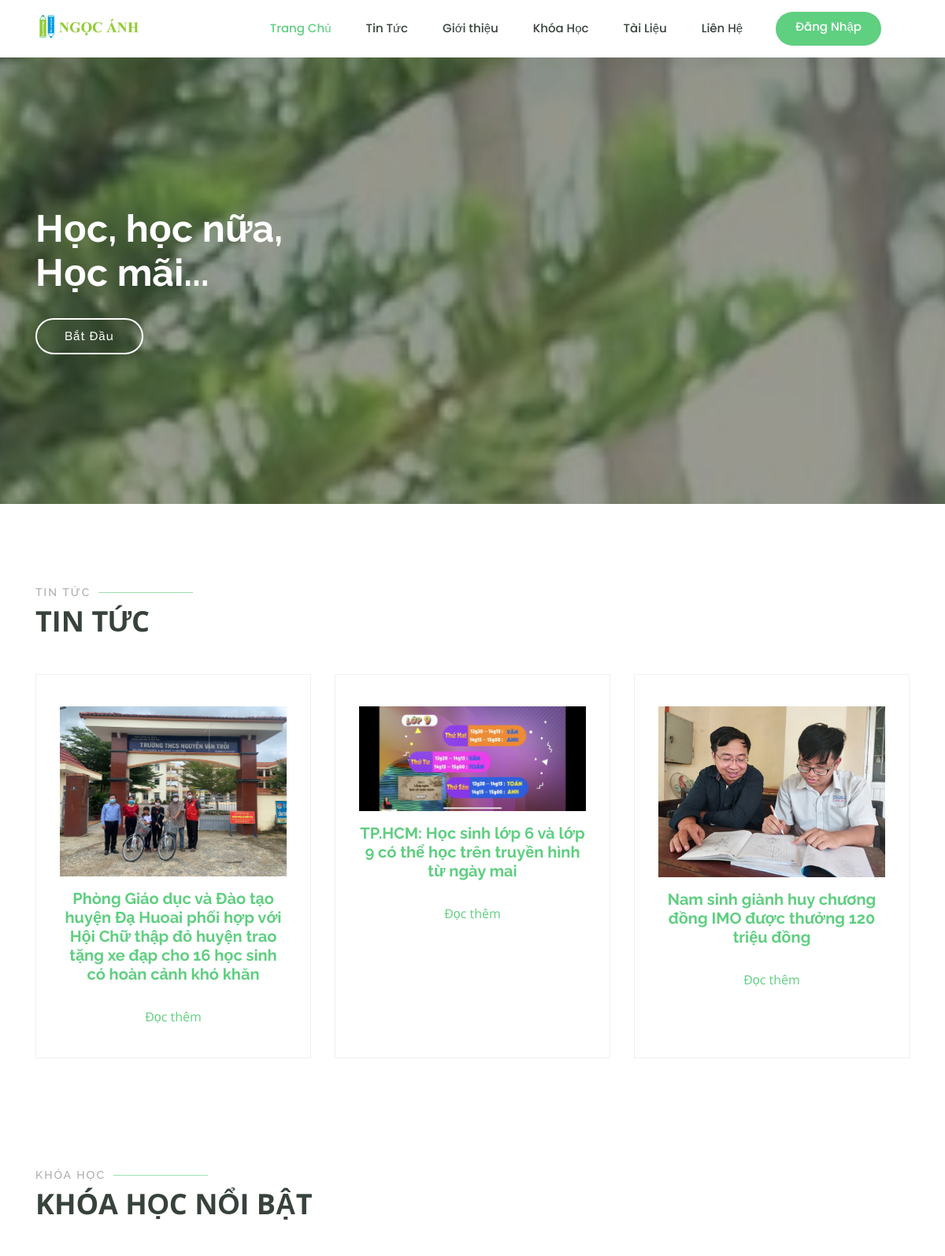
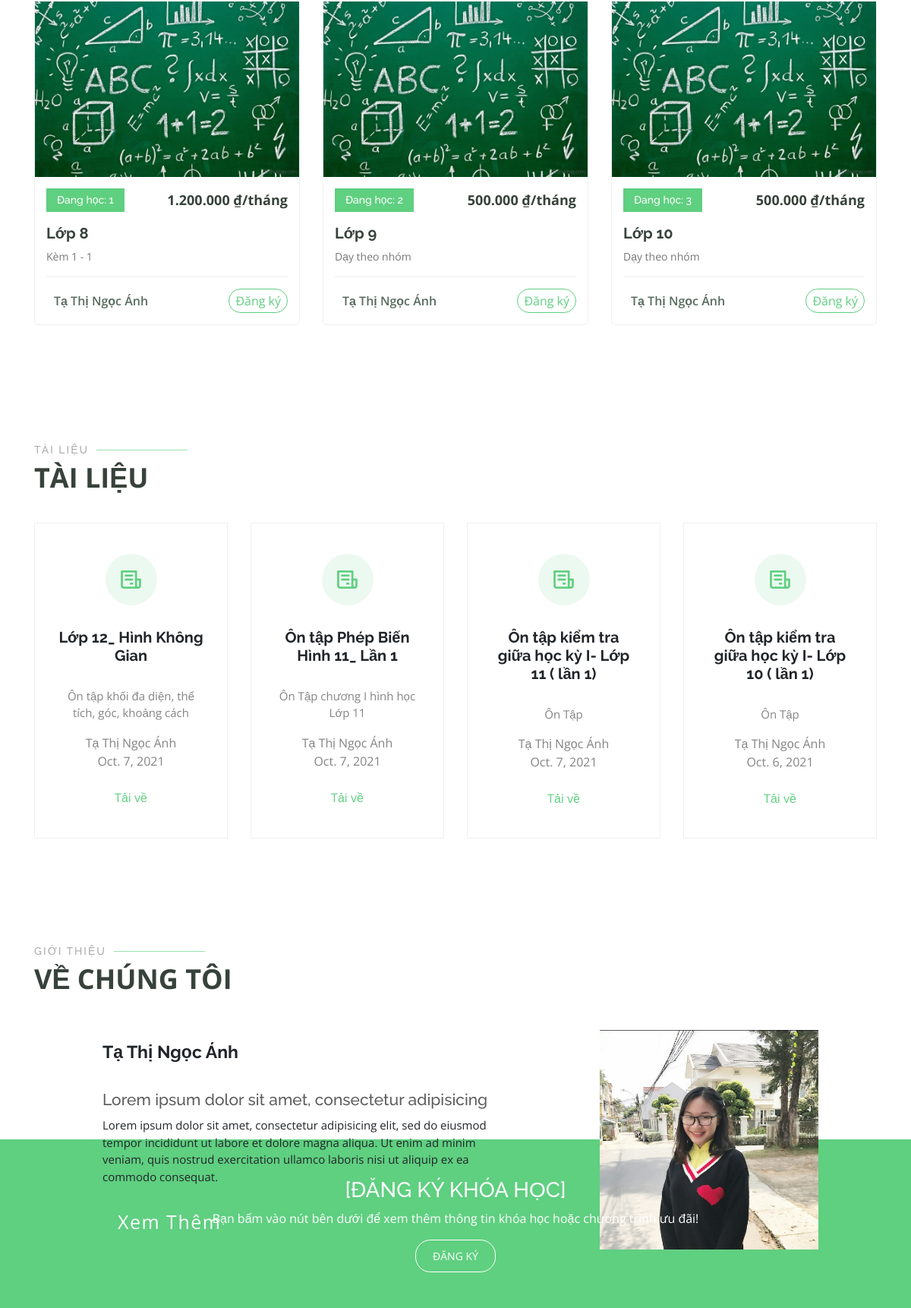
The page / (upper part) on the database its author committed (2 pictures, top to bottom).
### home/models.py (models this page shows, shortened)
class News(models.Model):
    headline     = models.CharField("Tiêu đề",max_length=1000)
    pubday       = models.DateField("Ngày đăng")
    content      = models.TextField("Nội dung")
    link         = models.CharField("Link bài viết",max_length=150,default='')
    image        = models.ImageField(null=True)
    class Meta:
        ordering = ['-id']
        db_table = "News"

class Course(models.Model):
    headline        = models.CharField("Tiêu đề",max_length=50)
    number_students = models.CharField("Số học sinh",max_length=50, default='')
    pubday          = models.DateField("Ngày đăng")
    name_teacher    = models.ForeignKey(Teacher, on_delete=models.CASCADE)
    content      = models.CharField("Nội dung khóa học",max_length=100,default='')
    old_price       = models.CharField("Giá cũ",max_length=25, default='')
    new_price       = models.CharField("Giá mới",max_length=25, default='')
    image           = models.ImageField(null=True)
    class Meta:
        db_table = "Course"

class Teacher(models.Model):
    first_name  = models.CharField("Họ",max_length=30)
    last_name   = models.CharField("Tên",max_length=30)
    email       = models.EmailField("Email")
    image       = models.ImageField(null=True)
    def __str__(self):
        return "%s %s" % (self.first_name, self.last_name)
    class Meta:
        db_table = "Teacher"

class Document(models.Model):
    headline     = models.CharField("Tiêu đề",max_length=50)
    pubday       = models.DateField("Ngày đăng")
    name_teacher = models.ForeignKey(Teacher, on_delete=models.CASCADE)
    content      = models.TextField("Nội dung",default='')
    file = models.FileField(default='',upload_to='')
    class Meta:
        ordering = ['-id']
        db_table = "Document"

### home/views.py (the view)
# urls.py: url(r'^$', views.index, name ="index"),
def index(request):
    news = News.objects.all().order_by('-id')[0:3]
    documents = Document.objects.all().order_by('-id')[0:4]
    courses = Course.objects.all().order_by('-id')[0:3]
    teachers = Teacher.objects.all()
    return render(
        request=request,
        template_name="index.html",
        context={
            'courses': courses,
            'news': news,
            'documents':documents,
            'teachers':teachers,
        }
    )

### home/templates/index.html (shortened to what this page needs)
<!DOCTYPE html>
<html lang="en">
<head>
  {% load static %}
  <link rel="stylesheet" type="text/css" href="{% static 'assets/vendor/bootstrap/css/bootstrap.min.css'%}">
  <link rel="stylesheet" type="text/css" href="{% static 'assets/vendor/icofont/icofont.min.css'%}">
  <link rel="stylesheet" type="text/css" href="{% static 'assets/vendor/boxicons/css/boxicons.min.css'%}">
  <link rel="stylesheet" type="text/css" href="{% static 'assets/vendor/remixicon/remixicon.css'%}">
  <link rel="stylesheet" type="text/css" href="{% static 'assets/vendor/owl.carousel/assets/owl.carousel.min.css'%}">
  <link rel="stylesheet" type="text/css" href="{% static 'assets/vendor/animate.css/animate.min.css'%}">
  <link rel="stylesheet" type="text/css" href="{% static 'assets/vendor/aos/aos.css'%}">
  <link rel="stylesheet" href="https://cdnjs.cloudflare.com/ajax/libs/font-awesome/5.15.4/css/all.min.css">
  <link rel="stylesheet" type="text/css" href="{% static 'assets/css/style.css'%}">
  <link rel="stylesheet" type="text/css" href="https://cdnjs.cloudflare.com/ajax/libs/font-awesome/6.0.0-beta2/css/all.min.css">
</head>
<body>
  <header id="header" class="fixed-top">
    <div class="container d-flex align-items-center" >
      <h1 class="logo mr-auto"><a href="{% url 'index'%}" style="font-weight: bold;"><img src="{% static 'assets/img/logo.jpg' %}"></h1>
      <nav class="nav-menu d-none d-lg-block" style="padding-right: 2vh;">
        <ul>
          <li class="active"><a href="{% url 'index'%}">Trang Chủ</a></li>
          <li><a href="{% url 'news'%}">Tin Tức</a></li>
          <li><a href="{% url 'about'%}">Giới thiệu</a></li>
          <li><a href="{% url 'course'%}">Khóa Học</a></li>
          <li><a href="{% url 'documents'%}">Tài Liệu</a></li>
          <li><a href="{% url 'contact'%}">Liên Hệ</a></li>
          {% if user.is_authenticated %}
            <li class="drop-down  hover-user"><a href="">{{user.username}}</a>
              <ul>
                <li>
                      <a href="{% url 'logout_user'%}" class="signin"> Đăng xuất</a>
            {% else %}
                      <a href="{% url 'login_user'%}" class="get-started-btn" style="color: white;">Đăng Nhập</a>
              </ul>
          {% endif %}
      </nav>
    </div>
  </header>
  <section id="hero" class="d-flex justify-content-center align-items-center">
    <div class="container position-relative" data-aos="zoom-in" data-aos-delay="100">
      <h1>Học, học nữa,<br>Học mãi...</h1>
      <a href="{% url 'course'%}" class="btn-get-started">Bắt Đầu</a>
    </div>
  </section>
  <section id="why-us" class="why-us" >
    <div class="container" data-aos="fade-up" style="padding-top: 6vh;">
      <div class="section-title">
        <h2>Tin Tức</h2>
        <p>Tin tức</p>
      </div>
      <div class="row">
        <div class="col-lg-12 d-flex align-items-stretch" data-aos="zoom-in" data-aos-delay="100">
          <div class="icon-boxes d-flex flex-column justify-content-center">
            <div class="row">
              {% for news in news %}
                <div class="col-xl-4 d-flex align-items-stretch">
                  <div class="icon-box mt-4 mt-xl-0" >
                    <img src="{{news.image.url}}" alt="" style="width: 100%; padding-bottom: 2vh; ">
                    <a href="{% url 'news-detail' news_id=news.id%}"><h4>{{news.headline}}</h4></a>
                    <div class="rm-newsdt">
                        <a href="{% url 'news-detail' news_id=news.id%}">Đọc thêm</a> <br>
                    </div>
                  </div>
                </div>
              {% endfor %}
            </div>
          </div>
        </div>
      </div>
    </div>
  </section>
  <section id="popular-courses" class="courses">
      <div class="container" data-aos="fade-up">
        <div class="section-title">
          <h2>Khóa Học</h2>
          <p>Khóa Học Nổi Bật</p>
        </div>
        <div class="row" data-aos="zoom-in" data-aos-delay="100">
          {% for course in courses %}
            <div class="col-lg-4 col-md-6 d-flex align-items-stretch">
              <div class="course-item">
                <img src="{{course.image.url}}" alt="..." width="348" height="231">
                <div class="course-content">
                  <div class="d-flex justify-content-between align-items-center mb-3">
                    <h4>Đang học: {{course.number_students}} </h4>
                    <p class="price">{{course.new_price}} ₫/tháng</p>
                  </div>
                  <h3><a href="{% url 'signup_course' course_id=course.id %}">{{course.headline}}</a></h3>
                  <p>{{course.content}}</p>
                  <div class="trainer d-flex justify-content-between align-items-center">
                    <div class="trainer-profile d-flex align-items-center">
                      <span>{{course.name_teacher}}</span>
                    </div>
                    <div class="trainer-rank d-flex align-items-center">
                      <a href="{% url 'signup_course' course_id=course.id %}" style="border: 1px solid #5fcf80; padding: 3px 1vh; border-radius: 25px; font-size: 16px;">Đăng ký</a>
                    </div>
                  </div>
                </div>
              </div>
            </div>
          {% endfor %}
        </div>
      </div>
    </section>
  <main id="main" data-aos="fade-up">
    <div class="tintucgiaoduc">
      <div class="container">
        <div class="section-title" style="padding-bottom: 0;">
          <h2>TÀI LIỆU</h2>
          <p>TÀI LIỆU</p>
        </div>
        <section id="why-us" class="why-us" style="padding-top: 2rem;">
          <div class="icon-boxes d-flex flex-column justify-content-center">
            <div class="row">
              {% for document in documents %}
                <div class="col-xl-3 d-flex align-items-stretch">
                  <div class="icon-box mt-4 mt-xl-0">
                    <i class="bx bx-receipt"></i>
                    <h4>{{document.headline}}</h4>
                    <p>{{document.content}}</p>
                    <span style="color: #848484;">{{document.name_teacher}}</span> <br>
                    <span style="color: #848484;">{{document.pubday}}</span> <br> <br>
                    {% if user.is_authenticated %}
                      <div class="rm-doc">
                        <a href="{{document.file.url}}" target="_blank">Tải về</a>
                      </div>
                    {% else %}
                    <div class="rm-doc" >
                      <a href="##" title="Vui lòng đăng nhập để tải về">Tải về</a>
                    </div>
                    {% endif %}
                  </div>
                </div>
              {% endfor %}
            </div>
          </div>
        </section>
      </div>
    </div>
  </main>
  <section id="about_us" data-aos="zoom-in">
		<div class="about_us  wow fadeInUp">
			<div class="container">
        <div class="section-title">
          <h2>Giới thiệu</h2>
          <p>Về chúng tôi</p>
        </div>
      </div>
			<div class="image-section">
				<img src="{% static 'assets/img/img-ngocanh2.jpg' %}">
			</div>
			<div class="container boxcon">
				<div class="content-section">
					<div class="title">
						<h1 style="font-weight: bold; font-size: 23px;">Tạ Thị Ngọc Ánh</h1>
					</div>
					<div class="content">
						<h3>Lorem ipsum dolor sit amet, consectetur adipisicing</h3>
						<p>Lorem ipsum dolor sit amet, consectetur adipisicing elit, sed do eiusmod
							tempor incididunt ut labore et dolore magna aliqua. Ut enim ad minim veniam,
							quis nostrud exercitation ullamco laboris nisi ut aliquip ex ea commodo
							consequat.</p>
						<div class="button">
							<a href="">Xem Thêm</a>
						</div>
					</div>
					<div class="social">
						<a href=""><i class="fab fa-facebook-f"></i></a>
						<a href=""><i class="fab fa-twitter"></i></a>
						<a href=""><i class="fab fa-instagram"></i></a>
					</div>
				</div>
			</div>
		</div>
	</section>
  <div class="promotion-under text-xs-center">
    <div class="container">
      <div class="col-md-12 text-center">
        <h3 class="text-uppercase">
          [ĐĂNG KÝ KHÓA HỌC]
        </h3>
        <p>Bạn bấm vào nút bên dưới để xem thêm thông tin khóa học hoặc chương trình ưu đãi!</p>
        <a href="{% url 'course'%}" target="_blank" class="register_course  wow swing" data-wow-iteration="2">ĐĂNG KÝ</a>
      </div>
    </div>
  </div>
</body>
</html>

### rows shown on the page
News: image (picture), headline "Phòng Giáo dục và Đào tạo huyện Đạ Huoai phối hợp với Hội Chữ thập đỏ huyện trao tặng xe đạp cho 16 học sinh có hoàn cảnh khó khăn"
News: image (picture), headline "TP.HCM: Học sinh lớp 6 và lớp 9 có thể học trên truyền hình từ ngày mai"
News: image (picture), headline "Nam sinh giành huy chương đồng IMO được thưởng 120 triệu đồng"
Course: image (picture), number_students "1", new_price "1.200.000", headline "Lớp 8", content "Kèm 1 - 1", name_teacher "Tạ Thị Ngọc Ánh"
Course: image (picture), number_students "2", new_price "500.000", headline "Lớp 9", content "Dạy theo nhóm", name_teacher "Tạ Thị Ngọc Ánh"
Course: image (picture), number_students "3", new_price "500.000", headline "Lớp 10", content "Dạy theo nhóm", name_teacher "Tạ Thị Ngọc Ánh"
Document: headline "Lớp 12_ Hình Không Gian", content "Ôn tập khối đa diện, thể tích, góc, khoảng cách", name_teacher "Tạ Thị Ngọc Ánh", pubday "Oct. 7, 2021"
Document: headline "Ôn tập Phép Biến Hình 11_ Lần 1", content "Ôn Tập chương I hình học Lớp 11", name_teacher "Tạ Thị Ngọc Ánh", pubday "Oct. 7, 2021"
Document: headline "Ôn tập kiểm tra giữa học kỳ I- Lớp 11 ( lần 1)", content "Ôn Tập", name_teacher "Tạ Thị Ngọc Ánh", pubday "Oct. 7, 2021"
Document: headline "Ôn tập kiểm tra giữa học kỳ I- Lớp 10 ( lần 1)", content "Ôn Tập", name_teacher "Tạ Thị Ngọc Ánh", pubday "Oct. 6, 2021"
